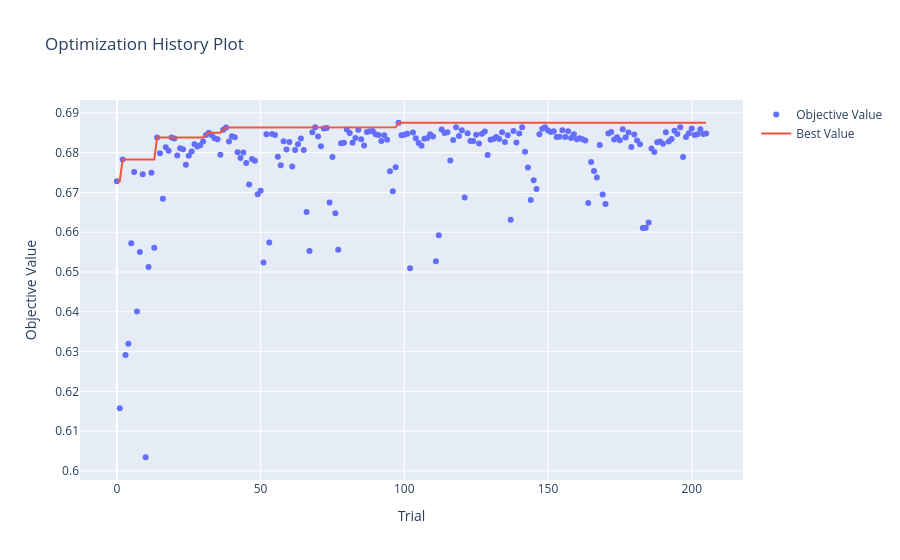
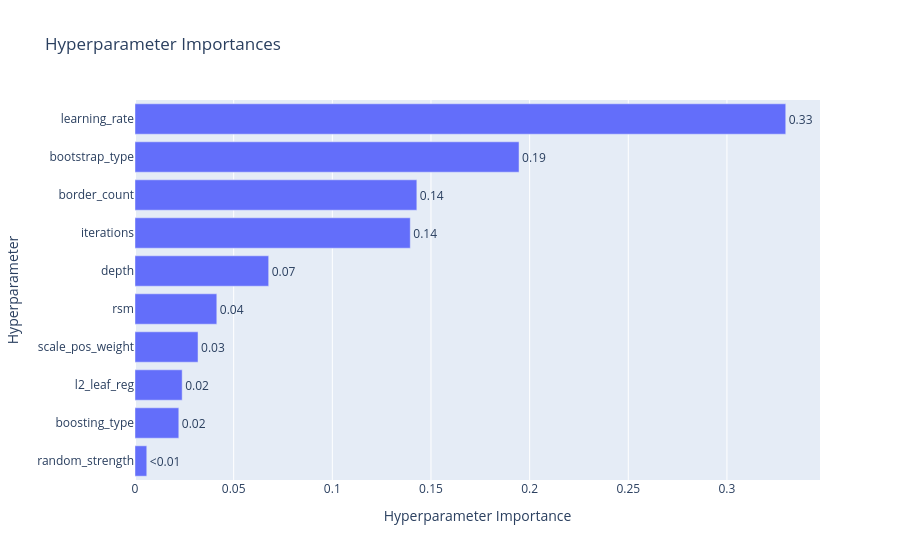
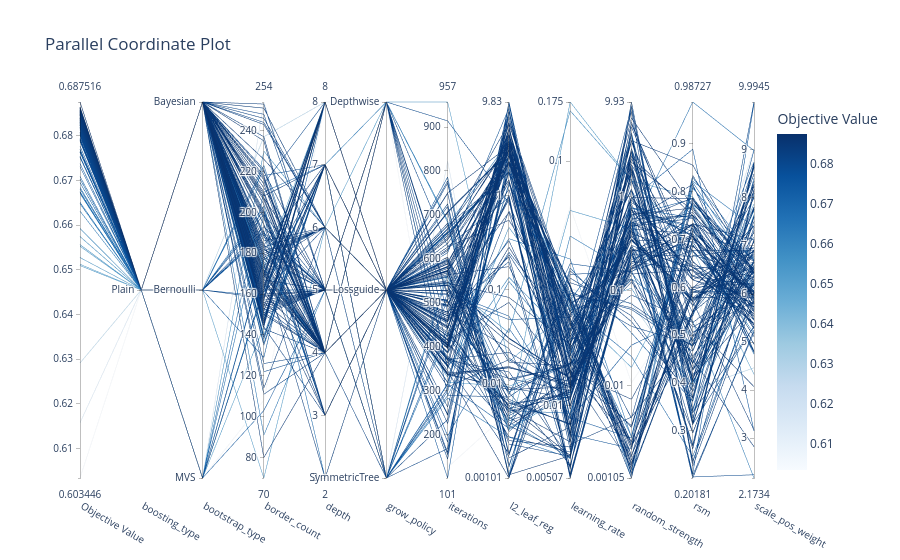

Notebook code cell kept with these figures, in order:
### Markdown cell above
### 10k

### Code cell
# Parameter tuning settings
timeout_seconds = 60 * 60 * 1
no_improvement_trials = 100

# Split the 10k dataset to evaluate on holdout after tuning
X_tuning = train_10k_X.head(8000)
y_tuning = train_10k_y_cat.head(8000)
X_val_holdout = train_10k_X.tail(2000)
y_val_holdout = train_10k_y_cat.tail(2000)


# Define the objective function for Optuna to optimize
def objective_catboost(trial):
    # Possible parameters to tune with ranges
    params = {
        "iterations": trial.suggest_int(
            "iterations", 100, 1000
        ),  # Number of boosting rounds (equivalent to n_estimators)
        "learning_rate": trial.suggest_float(
            "learning_rate", 0.005, 0.2, log=True
        ),  # Step size
        "depth": trial.suggest_int(
            "depth", 2, 8
        ),  # Max tree depth. Low to reduce overfitting on small datasets
        "l2_leaf_reg": trial.suggest_float(
            "l2_leaf_reg", 1e-3, 10.0, log=True
        ),  # L2 regularization (equivalent to reg_lambda/reg_alpha)
        "random_strength": trial.suggest_float(
            "random_strength", 1e-3, 10.0, log=True
        ),  # Amount of randomness in scoring splits
        "rsm": trial.suggest_float(
            "rsm", 0.2, 1.0
        ),  # Random subspace method (feature subsampling, equivalent to colsample_bytree)
        "border_count": trial.suggest_int(
            "border_count", 64, 254
        ),  # Max bins for continuous features (equivalent to max_bin)
        "scale_pos_weight": trial.suggest_float(
            "scale_pos_weight", 2.0, 10.0
        ),  # Class balancing weight for imbalanced target
        "objective": "Logloss",  # Binary classification objective
        "random_seed": 42,  # Fixed seed for reproducibility
        "thread_count": 1,  # Use single thread to avoid issues with parallelism in Optuna (equivalent to n_jobs)
        "verbose": False,  # Suppress CatBoost output
        "boosting_type": trial.suggest_categorical(
            "boosting_type", ["Plain", "Ordered"]
        ),  # Boosting type
        "bootstrap_type": trial.suggest_categorical(
            "bootstrap_type", ["Bayesian", "Bernoulli", "MVS"]
        ),  # Bootstrap method for sampling data
        "cat_features": cat_cols,  # Categorical features
        "verbose": False,  # Suppress CatBoost output
    }

    if params["boosting_type"] == "Ordered":  # Ordered boosting
        params["grow_policy"] = "SymmetricTree"  # Growth of trees
    else:
        params["grow_policy"] = trial.suggest_categorical(
            "grow_policy", ["SymmetricTree", "Depthwise", "Lossguide"]
        )  # Growth of trees

    if params["grow_policy"] == "Lossguide":  # Lossguide grow policy
        params["max_leaves"] = trial.suggest_int(
            "max_leaves", 3, 31
        )  # Max leaves per tree. Low to prevent memorizing small data
        params["min_data_in_leaf"] = trial.suggest_int(
            "min_data_in_leaf", 15, 100
        )  # Min data in one leaf (equivalent to min_child_samples)
        params["score_function"] = "L2"  # Scoring function for split quality
    elif params["grow_policy"] == "Depthwise":  # Depthwise grow policy
        params["min_data_in_leaf"] = trial.suggest_int(
            "min_data_in_leaf", 15, 100
        )  # Min data in one leaf (equivalent to min_child_samples)
        params["score_function"] = trial.suggest_categorical(
            "score_function", ["L2", "Cosine"]
        )  # Scoring function for split quality
    else:
        params["score_function"] = trial.suggest_categorical(
            "score_function", ["L2", "Cosine"]
        )  # Scoring function for split quality

    if params["bootstrap_type"] == "Bayesian":  # Bayesian bootstrap
        params["bagging_temperature"] = trial.suggest_float(
            "bagging_temperature", 0, 10
        )  # Intensity of Bayesian bootstrap
    else:
        params["subsample"] = trial.suggest_float(
            "subsample", 0.2, 1.0
        )  # Subsample ratio

    # TimeSeriesSplit to respect temporal order of data 5 splits for 5-fold CV
    tscv = TimeSeriesSplit(n_splits=5)
    cv_scores = []

    # 5-fold CV cycle
    for train_idx, val_idx in tscv.split(X_tuning):
        X_tr, X_val = X_tuning.iloc[train_idx], X_tuning.iloc[val_idx]
        y_tr, y_val = y_tuning.iloc[train_idx], y_tuning.iloc[val_idx]

        model = CatBoostClassifier(**params)

        # Suppress warnings during fitting
        with warnings.catch_warnings():
            warnings.simplefilter("ignore")
            model.fit(X_tr, y_tr)

        # Calculate AUC
        preds = model.predict_proba(X_val)[:, 1]
        cv_scores.append(roc_auc_score(y_val, preds))

    # Return mean AUC across folds as the objective value to maximize
    return np.mean(cv_scores)


# Custom callback to stop optimization if no improvement in best AUC for a certain number of trials
def stop_optuna(study, trial):
    if study.best_trial.number + no_improvement_trials <= trial.number:
        print(
            f"\n[Early Stop] No improvement in {no_improvement_trials} trials. Stopping optimization."
        )
        study.stop()

# Create Optuna study and optimize
study_catboost = optuna.create_study(
    direction="maximize", sampler=optuna.samplers.TPESampler(seed=42)
)
study_catboost.optimize(
    objective_catboost, timeout=timeout_seconds, n_jobs=-1, callbacks=[stop_optuna]
)

# Print best results and optimal parameters
print("\n" + "=" * 40)
print(f"BEST AUC: {study_catboost.best_value:.4f}")
print("BEST PARAMETERS:")

print("best_params = {")
for k, v in study_catboost.best_params.items():
    if isinstance(v, str):
        print(f'    "{k}": "{v}",')
    else:
        print(f'    "{k}": {v},')
print("}")

# Calculate and print parameter importance
print("\n--- PARAMETER IMPORTANCE ---")
importances = optuna.importance.get_param_importances(study_catboost)
for param, importance in importances.items():
    print(f"  {param:20}: {importance:.4f}")
print("=" * 40)

# Generate and show visualizations of optimization history,
# parameter importance and parallel coordinate plot
fig1 = plot_optimization_history(study_catboost)
fig1.show()

fig2 = plot_param_importances(study_catboost)
fig2.show()

fig3 = plot_parallel_coordinate(
    study_catboost,
    params=[
        "iterations",
        "learning_rate",
        "depth",
        "l2_leaf_reg",
        "random_strength",
        "rsm",
        "border_count",
        "scale_pos_weight",
        "boosting_type",
        "bootstrap_type",
        "grow_policy",
    ],
)
fig3.show()

# Save visualizations as HTML files
fig1.write_html(CATBOOST_TUNING_DIR_CAT / "optuna_catboost_10k_history.html")
fig2.write_html(CATBOOST_TUNING_DIR_CAT / "optuna_catboost_10k_importance.html")
fig3.write_html(CATBOOST_TUNING_DIR_CAT / "optuna_catboost_10k_parallel.html")

### Figure 1 — Plotly figure (JSON) as saved in the notebook; plotly's stock layout.template omitted (floating-point values rounded to 4 significant figures; data arrays with more than 128 entries replaced by an {"elided": "..."} marker saying what was removed)
{"data": [{"mode": "markers", "name": "Objective Value", "type": "scatter", "x": {"elided": "206 int values"}, "y": {"elided": "206 float values"}}, {"mode": "lines", "name": "Best Value", "type": "scatter", "x": {"elided": "206 int values"}, "y": {"elided": "206 float values"}}, {"marker": {"color": "#cccccc"}, "mode": "markers", "name": "Infeasible Trial", "showlegend": false, "type": "scatter", "x": [], "y": []}], "layout": {"title": {"text": "Optimization History Plot"}, "xaxis": {"title": {"text": "Trial"}}, "yaxis": {"title": {"text": "Objective Value"}}}}

### Figure 2 — Plotly figure (JSON) as saved in the notebook; plotly's stock layout.template omitted (floating-point values rounded to 4 significant figures)
{"data": [{"cliponaxis": false, "hovertemplate": ["random_strength (FloatDistribution): 0.005965097932914796<extra></extra>", "boosting_type (CategoricalDistribution): 0.022200056835496973<extra></extra>", "l2_leaf_reg (FloatDistribution): 0.02391190602341351<extra></extra>", "scale_pos_weight (FloatDistribution): 0.03193779280780206<extra></extra>", "rsm (FloatDistribution): 0.04146284182386893<extra></extra>", "depth (IntDistribution): 0.06774857231094722<extra></extra>", "iterations (IntDistribution): 0.13951076478948451<extra></extra>", "border_count (IntDistribution): 0.14283576815350998<extra></extra>", "bootstrap_type (CategoricalDistribution): 0.1946294729844405<extra></extra>", "learning_rate (FloatDistribution): 0.3297977263381216<extra></extra>"], "name": "Objective Value", "orientation": "h", "text": ["<0.01", "0.02", "0.02", "0.03", "0.04", "0.07", "0.14", "0.14", "0.19", "0.33"], "textposition": "outside", "type": "bar", "x": [0.005965, 0.0222, 0.02391, 0.03194, 0.04146, 0.06775, 0.1395, 0.1428, 0.1946, 0.3298], "y": ["random_strength", "boosting_type", "l2_leaf_reg", "scale_pos_weight", "rsm", "depth", "iterations", "border_count", "bootstrap_type", "learning_rate"]}], "layout": {"title": {"text": "Hyperparameter Importances"}, "xaxis": {"title": {"text": "Hyperparameter Importance"}}, "yaxis": {"title": {"text": "Hyperparameter"}}}}

### Figure 3 — Plotly figure (JSON) as saved in the notebook; plotly's stock layout.template omitted (floating-point values rounded to 4 significant figures; data arrays with more than 128 entries replaced by an {"elided": "..."} marker saying what was removed)
{"data": [{"dimensions": [{"label": "Objective Value", "range": [0.6034, 0.6875], "values": {"elided": "178 float values"}}, {"label": "boosting_type", "range": [0, 0], "ticktext": ["Plain"], "tickvals": [0], "values": {"elided": "178 int values"}}, {"label": "bootstrap_type", "range": [0, 2], "ticktext": ["MVS", "Bernoulli", "Bayesian"], "tickvals": [0, 1, 2], "values": {"elided": "178 int values"}}, {"label": "border_count", "range": [70, 254], "values": {"elided": "178 int values"}}, {"label": "depth", "range": [2, 8], "values": {"elided": "178 int values"}}, {"label": "grow_policy", "range": [0, 2], "ticktext": ["SymmetricTree", "Lossguide", "Depthwise"], "tickvals": [0, 1, 2], "values": {"elided": "178 int values"}}, {"label": "iterations", "range": [101, 957], "values": {"elided": "178 int values"}}, {"label": "l2_leaf_reg", "range": [-2.994, 0.9925], "ticktext": ["0.00101", "0.01", "0.1", "1", "9.83"], "tickvals": [-2.994, -2, -1, 0, 0.9925], "values": {"elided": "178 float values"}}, {"label": "learning_rate", "range": [-2.295, -0.7581], "ticktext": ["0.00507", "0.01", "0.1", "0.175"], "tickvals": [-2.295, -2, -1, -0.7581], "values": {"elided": "178 float values"}}, {"label": "random_strength", "range": [-2.978, 0.997], "ticktext": ["0.00105", "0.01", "0.1", "1", "9.93"], "tickvals": [-2.978, -2, -1, 0, 0.997], "values": {"elided": "178 float values"}}, {"label": "rsm", "range": [0.2018, 0.9873], "values": {"elided": "178 float values"}}, {"label": "scale_pos_weight", "range": [2.173, 9.995], "values": {"elided": "178 float values"}}], "labelangle": 30, "labelside": "bottom", "line": {"color": {"elided": "178 float values"}, "colorbar": {"title": {"text": "Objective Value"}}, "colorscale": [[0, "rgb(247,251,255)"], [0.125, "rgb(222,235,247)"], [0.25, "rgb(198,219,239)"], [0.375, "rgb(158,202,225)"], [0.5, "rgb(107,174,214)"], [0.625, "rgb(66,146,198)"], [0.75, "rgb(33,113,181)"], [0.875, "rgb(8,81,156)"], [1, "rgb(8,48,107)"]], "reversescale": false, "showscale": true}, "type": "parcoords"}], "layout": {"title": {"text": "Parallel Coordinate Plot"}}}
